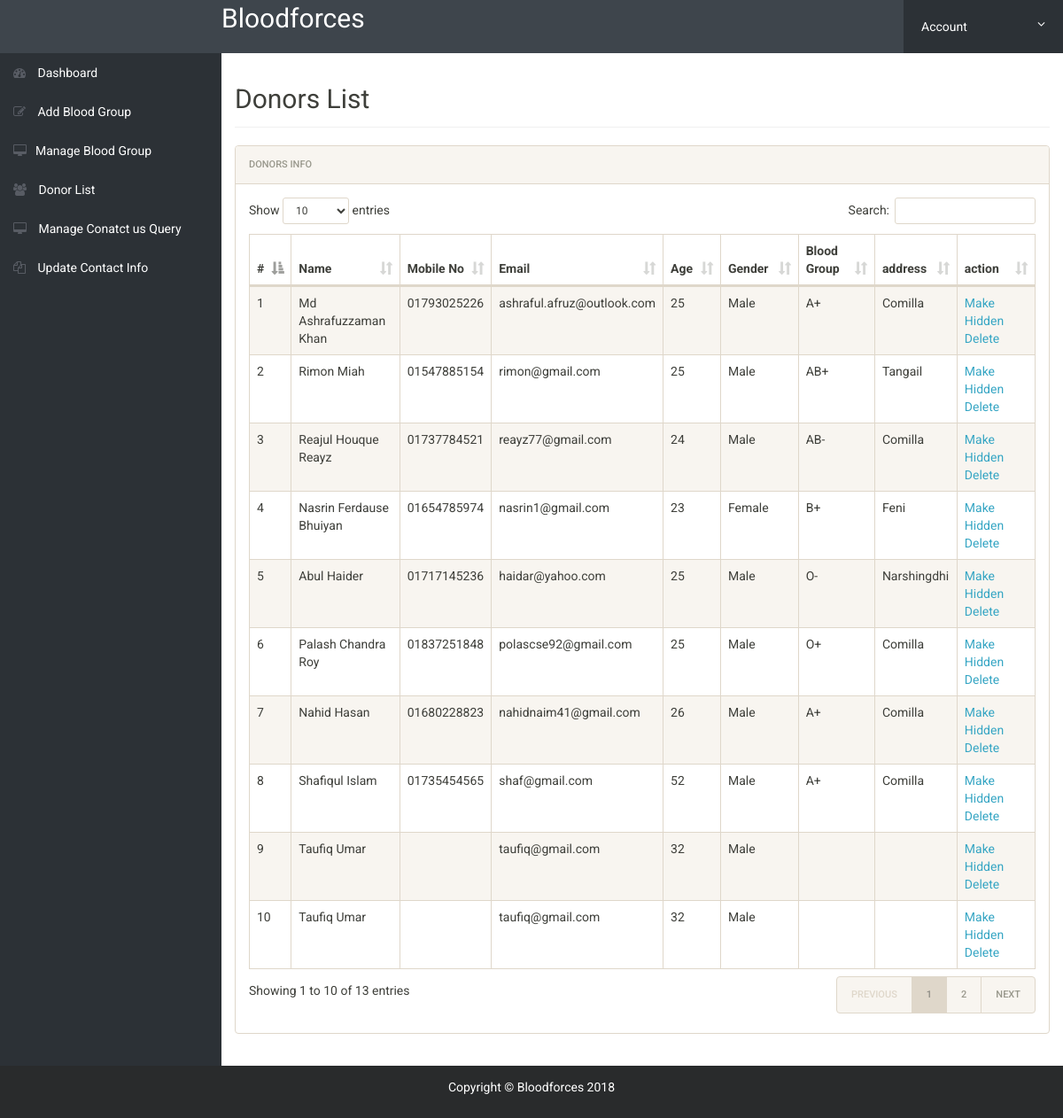
/admin/donor-list.php (signed in), run on the app's committed database.
### tables this page shows
CREATE TABLE `tblblooddonars` (
  `id` int(11) NOT NULL,
  `FullName` varchar(100) DEFAULT NULL,
  `MobileNumber` char(11) DEFAULT NULL,
  `EmailId` varchar(100) DEFAULT NULL,
  `Gender` varchar(20) DEFAULT NULL,
  `Age` int(11) DEFAULT NULL,
  `BloodGroup` varchar(20) DEFAULT NULL,
  `Address` varchar(255) DEFAULT NULL,
  `PostingDate` timestamp NOT NULL DEFAULT CURRENT_TIMESTAMP,
  `status` int(1) DEFAULT NULL,
  `password` varchar(12) NOT NULL,
  `lastdonate` varchar(20) DEFAULT NULL
);

### admin/donor-list.php (the view, shortened to what this page needs)
<?php
include('includes/config.php');
if(strlen($_SESSION['alogin'])==0)
	{
header('location:../index.php');
}
else{
 ?>
<!doctype html>
<html lang="en" class="no-js">
<head>
	<link rel="stylesheet" href="css/font-awesome.min.css">
	<link rel="stylesheet" href="css/bootstrap.min.css">
	<link rel="stylesheet" href="css/dataTables.bootstrap.min.css">
	<link rel="stylesheet" href="css/bootstrap-social.css">
	<link rel="stylesheet" href="css/bootstrap-select.css">
	<link rel="stylesheet" href="css/fileinput.min.css">
	<link rel="stylesheet" href="css/awesome-bootstrap-checkbox.css">
	<link rel="stylesheet" href="css/style.css">
</head>
<body>
	<?php include('includes/header.php');?>
	<div class="ts-main-content">
		<?php include('includes/leftbar.php');?>
		<div class="content-wrapper">
			<div class="container-fluid">
				<div class="row">
					<div class="col-md-12">
						<h2 class="page-title">Donors List</h2>
						<div class="panel panel-default">
							<div class="panel-heading">Donors Info</div>
							<div class="panel-body">
								<table id="zctb" class="display table table-striped table-bordered table-hover" cellspacing="0" width="100%">
									<thead>
										<tr>
										<th>#</th>
											<th>Name</th>
											<th>Mobile No</th>
											<th>Email</th>
											<th>Age</th>
											<th>Gender</th>
											<th>Blood Group</th>
											<th>address</th>
											<th>action </th>
										</tr>
									</thead>
									<tbody>
<?php
  $query = $dbh->prepare("select * from tblblooddonars ");
  $query->execute();
$results=$query->fetchAll(PDO::FETCH_OBJ);
$cnt=1;
if($query->rowCount() > 0)
{
foreach($results as $result)
{				?>
										<tr>
											<td><?php echo htmlentities($cnt);?></td>
											<td><?php echo htmlentities($result->FullName);?></td>
											<td><?php echo htmlentities($result->MobileNumber);?></td>
											<td><?php echo htmlentities($result->EmailId);?></td>
											<td><?php echo htmlentities($result->Age);?></td>
											<td><?php echo htmlentities($result->Gender);?></td>
											<td><?php echo htmlentities($result->BloodGroup);?></td>
											<td><?php echo htmlentities($result->Address);?></td>
										<td>
<?php if($result->status==1)
{?>
<a href="donor-list.php?hidden=<?php echo htmlentities($result->id);?>" onclick="return confirm('Do you really want to hide this detail')"> Make Hidden</a>
<?php } else {?>
<a href="donor-list.php?public=<?php echo htmlentities($result->id);?>" onclick="return confirm('Do you really want to Public this detail')"> Make Public</a>
<?php } ?>
<a href="donor-list.php?del=<?php echo htmlentities($result->id);?>" onclick="return confirm('Do you really want to delete this record')"> Delete</a>
</td>
										</tr>
										<?php $cnt=$cnt+1; }} ?>
									</tbody>
								</table>
							</div>
						</div>
					</div>
				</div>
			</div>
		</div>
		<div class="content-wrapper">
		</div>
	</div>
	<?php include('includes/footer.php');?>
</body>
</html>
<?php } ?>

### admin/includes/header.php (shortened to what this page needs)
<div class="brand clearfix">
	<a href="dashboard.php" style="font-size: 30px; padding-left : 250px; padding-top:1%; color:#fff">Bloodforces</a>
		<ul class="ts-profile-nav">
			<li class="ts-account">
				<a href="#">  Account <i class="fa fa-angle-down hidden-side"></i></a>
			</li>
		</ul>
	</div>

### admin/includes/leftbar.php
<nav class="ts-sidebar">
		<ul class="ts-sidebar-menu">
			<li><a href="dashboard.php"><i class="fa fa-dashboard"></i> Dashboard</a></li>
			<li><a href="add-bloodgroup.php"><i class="fa fa-edit"></i> Add Blood Group</a></li>
			<li><a href="manage-bloodgroup.php"><i class="fa fa-desktop"></i>Manage Blood Group</a></li>
			<li><a href="donor-list.php"><i class="fa fa-users"></i> Donor List</a></li>
			<li><a href="manage-conactusquery.php"><i class="fa fa-desktop"></i> Manage Conatct us Query</a></li>
		<li><a href="update-contactinfo.php"><i class="fa fa-files-o"></i> Update Contact Info</a></li>
		</ul>
	</nav>

### admin/includes/footer.php
<footer class="py-5 bg-inverse" style="z-index: 3;position: fixed;width: 100%;bottom: 0;">
      <div class="container">
          <p class="m-0 text-center text-white">Copyright &copy; Bloodforces 2018</p>
      </div>
  </footer>

### admin/css/style.css (style rules this page uses)
html { font-size: 14px; }
@media only screen and (min-width: 480px) { html { font-size: 17px; } }
@media only screen and (min-width: 768px) { html { font-size: 14px; } }
@media only screen and (min-width: 1024px) { p { font-size: 1em; margin-bottom: 1.8em; } }
body { font-size: 1em; }
a { color: #37a6c4; }
.panel { overflow: hidden; }
.text-white, .text-light { color: #fff !important; }
ul, li { margin: 0; padding: 0; list-style: none; }
.page-title { padding-bottom: 15px; margin-bottom: 20px; border-bottom: 1px solid #f0f0f0; }
.brand { background: #3e454c; position: relative; z-index: 3; position: fixed; width: 100%; top: 0; }
.brand .ts-profile-nav { float: right; display: none; }
.brand .ts-profile-nav li { float: left; position: relative; }
.brand .ts-profile-nav li a { display: block; padding: 20px; color: #fff; }
.brand .ts-profile-nav .ts-account .fa-angle-down { float: right; }
.brand .ts-profile-nav .ts-account > a { width: 180px; background: #2c3136; }
@media only screen and (min-width: 992px) { .brand .ts-profile-nav { display: block; } }
.ts-sidebar { background: #2c3136; max-height: 0; transition: max-height 0.3s; overflow: hidden; position: fixed; z-index: 2; width: 100%; bottom: 0; top: 60px; overflow-y: auto; }
@media only screen and (min-width: 992px) { .ts-sidebar { max-height: 100%; bottom: 0; } }
.ts-sidebar-menu a { display: block; text-decoration: none; padding: 12px 15px; color: #fff; }
.ts-sidebar-menu li { position: relative; }
.ts-sidebar-menu li i { color: #585c64; margin-right: 10px; }
.ts-main-content .content-wrapper { padding-top: 15px; margin-top: 60px; }
@media only screen and (min-width: 992px) { .ts-main-content .ts-sidebar { width: 250px; float: left; } }
@media only screen and (min-width: 992px) { .ts-main-content .content-wrapper { margin-left: 250px; } }

### data on the page
tblblooddonars: FullName "Md Ashrafuzzaman Khan", MobileNumber "01793025226", EmailId "ashraful.afruz@outlook.com", Age "25", Gender "Male", BloodGroup "A+", Address "Comilla"
tblblooddonars: FullName "Rimon Miah", MobileNumber "01547885154", EmailId "rimon@gmail.com", Age "25", Gender "Male", BloodGroup "AB+", Address "Tangail"
tblblooddonars: FullName "Reajul Houque Reayz", MobileNumber "01737784521", EmailId "reayz77@gmail.com", Age "24", Gender "Male", BloodGroup "AB-", Address "Comilla"
tblblooddonars: FullName "Nasrin Ferdause Bhuiyan", MobileNumber "01654785974", EmailId "nasrin1@gmail.com", Age "23", Gender "Female", BloodGroup "B+", Address "Feni"
tblblooddonars: FullName "Abul Haider", MobileNumber "01717145236", EmailId "haidar@yahoo.com", Age "25", Gender "Male", BloodGroup "O-", Address "Narshingdhi"
tblblooddonars: FullName "Palash Chandra Roy", MobileNumber "01837251848", EmailId "polascse92@gmail.com", Age "25", Gender "Male", BloodGroup "O+", Address "Comilla"
tblblooddonars: FullName "Nahid Hasan", MobileNumber "01680228823", EmailId "nahidnaim41@gmail.com", Age "26", Gender "Male", BloodGroup "A+", Address "Comilla"
tblblooddonars: FullName "Shafiqul Islam", MobileNumber "01735454565", EmailId "shaf@gmail.com", Age "52", Gender "Male", BloodGroup "A+", Address "Comilla"
tblblooddonars: FullName "Taufiq Umar", EmailId "taufiq@gmail.com", Age "32", Gender "Male"
tblblooddonars: FullName "Taufiq Umar", EmailId "taufiq@gmail.com", Age "32", Gender "Male"
